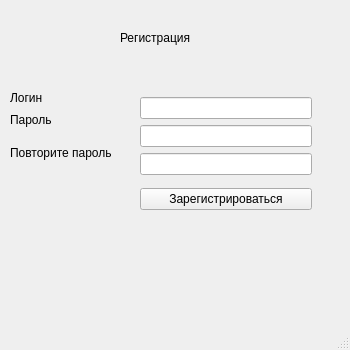
<?xml version="1.0" encoding="UTF-8"?>
<ui version="4.0">
 <class>RegistrationWindow</class>
 <widget class="QMainWindow" name="RegistrationWindow">
  <property name="geometry">
   <rect>
    <x>0</x>
    <y>0</y>
    <width>350</width>
    <height>350</height>
   </rect>
  </property>
  <property name="windowTitle">
   <string>MainWindow</string>
  </property>
  <widget class="QWidget" name="centralwidget">
   <widget class="QLabel" name="label">
    <property name="geometry">
     <rect>
      <x>120</x>
      <y>30</y>
      <width>81</width>
      <height>16</height>
     </rect>
    </property>
    <property name="text">
     <string>Регистрация</string>
    </property>
   </widget>
   <widget class="QWidget" name="">
    <property name="geometry">
     <rect>
      <x>140</x>
      <y>90</y>
      <width>172</width>
      <height>128</height>
     </rect>
    </property>
    <layout class="QVBoxLayout" name="verticalLayout_3">
     <item>
      <layout class="QVBoxLayout" name="verticalLayout_2">
       <item>
        <widget class="QLineEdit" name="Login_reg"/>
       </item>
       <item>
        <widget class="QLineEdit" name="Pass_1"/>
       </item>
       <item>
        <widget class="QLineEdit" name="Pass_2"/>
       </item>
      </layout>
     </item>
     <item>
      <widget class="QPushButton" name="Reg">
       <property name="text">
        <string>Зарегистрироваться</string>
       </property>
      </widget>
     </item>
    </layout>
   </widget>
   <widget class="QWidget" name="">
    <property name="geometry">
     <rect>
      <x>10</x>
      <y>90</y>
      <width>117</width>
      <height>82</height>
     </rect>
    </property>
    <layout class="QVBoxLayout" name="verticalLayout_5">
     <item>
      <layout class="QVBoxLayout" name="verticalLayout">
       <item>
        <widget class="QLabel" name="label_5">
         <property name="text">
          <string>Логин</string>
         </property>
        </widget>
       </item>
       <item>
        <widget class="QLabel" name="label_3">
         <property name="text">
          <string>Пароль</string>
         </property>
        </widget>
       </item>
      </layout>
     </item>
     <item>
      <layout class="QVBoxLayout" name="verticalLayout_4"/>
     </item>
     <item>
      <widget class="QLabel" name="label_4">
       <property name="text">
        <string>Повторите пароль</string>
       </property>
      </widget>
     </item>
    </layout>
   </widget>
  </widget>
  <widget class="QMenuBar" name="menubar">
   <property name="geometry">
    <rect>
     <x>0</x>
     <y>0</y>
     <width>350</width>
     <height>24</height>
    </rect>
   </property>
  </widget>
  <widget class="QStatusBar" name="statusbar"/>
 </widget>
 <resources/>
 <connections/>
</ui>
